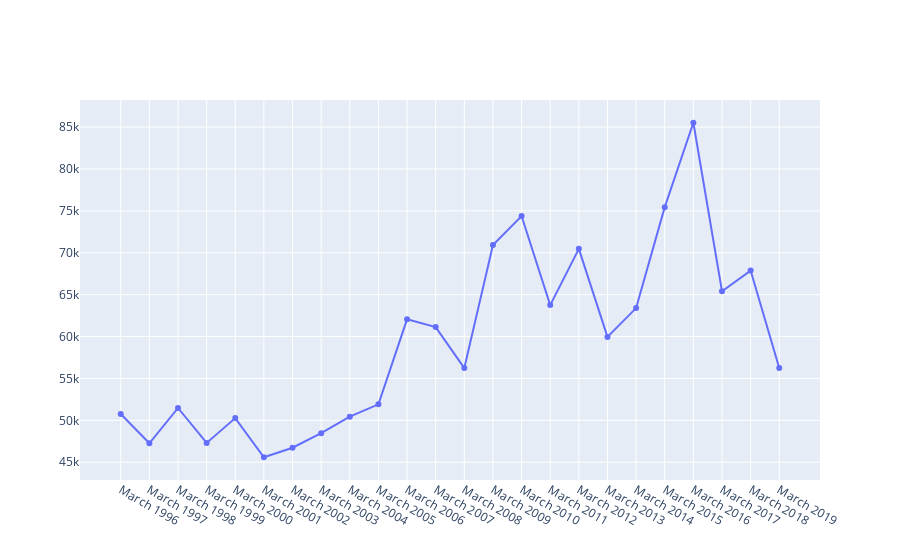

Source (notebook cell):
### Code cell
# add circle markers on the line to improve the appearance of the visualization
configure_plotly_browser_state() # this line needed to make plotly play nice with Colab
fig = go.Figure(data=go.Scatter(x=df["Date"], y=df["North East"], mode="lines+markers"))
iplot(fig)

### Figure 1 — Plotly figure (JSON) as saved in the notebook; plotly's stock layout.template omitted (floating-point values rounded to 4 significant figures)
{"data": [{"mode": "lines+markers", "x": ["March 1996", "March 1997", "March 1998", "March 1999", "March 2000", "March 2001", "March 2002", "March 2003", "March 2004", "March 2005", "March 2006", "March 2007", "March 2008", "March 2009", "March 2010", "March 2011", "March 2012", "March 2013", "March 2014", "March 2015", "March 2016", "March 2017", "March 2018", "March 2019"], "y": [50750, 47263, 51475, 47310, 50268, 45596, 46736, 48466, 50437, 51908, 62057, 61134, 56238, 70915, 74384, 63753, 70470, 59962, 63396, 75443, 85517, 65403, 67874, 56237], "type": "scatter"}], "layout": {}}
